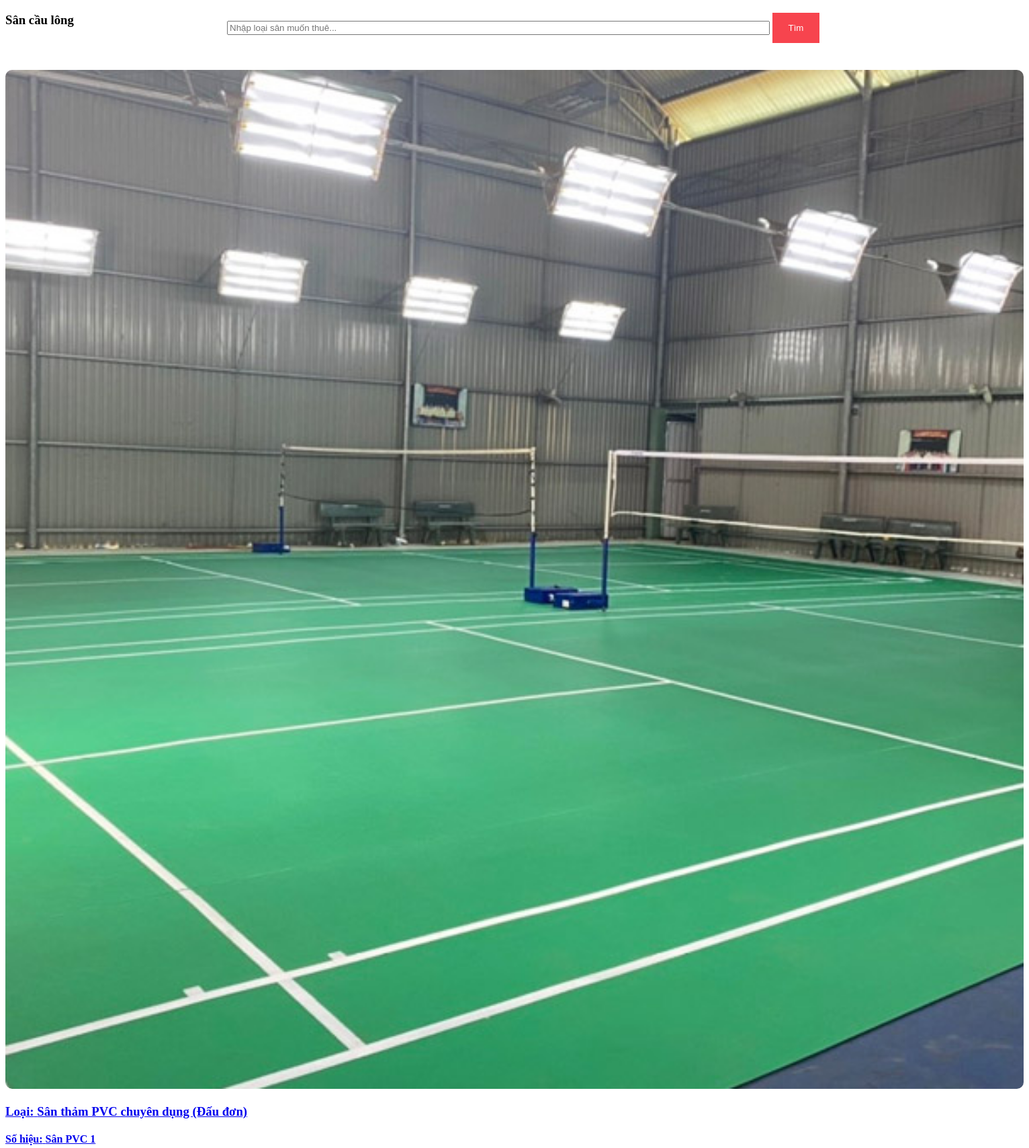
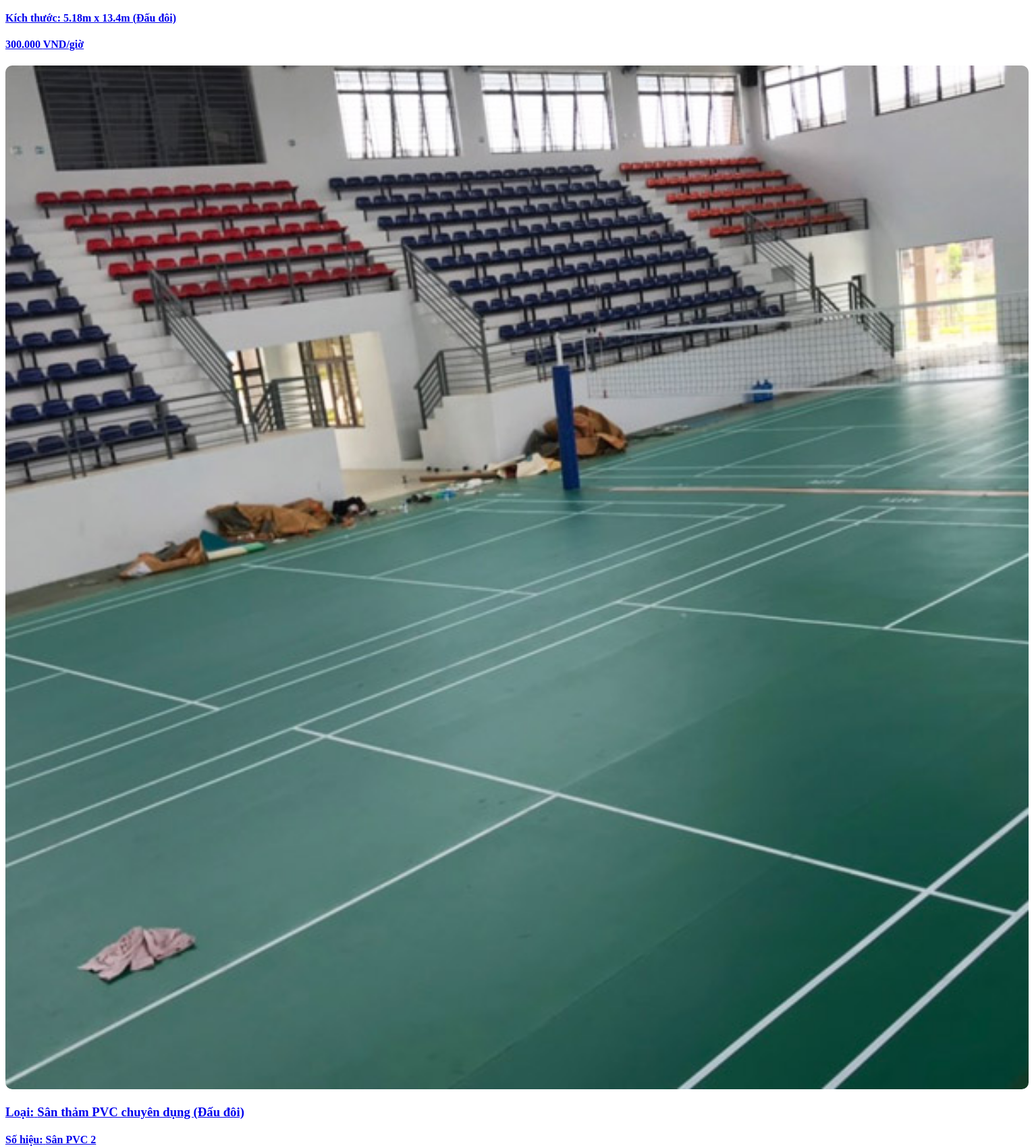
The page /page/product/index.php (upper part) on the database its author committed (2 pictures, top to bottom).
### tables this page shows
CREATE TABLE `loaisan` (
  `maLoai` int(10) UNSIGNED NOT NULL,
  `tenLoai` varchar(250) NOT NULL,
  `moTa` text NOT NULL,
  `tongSoLuong` int(11) NOT NULL
);

CREATE TABLE `san` (
  `maSan` int(10) UNSIGNED NOT NULL,
  `tenSan` varchar(250) NOT NULL,
  `giaThue` varchar(250) NOT NULL,
  `moTa` text NOT NULL,
  `kichThuoc` varchar(250) NOT NULL,
  `tinhTrang` varchar(250) NOT NULL,
  `hinhAnh` varchar(250) NOT NULL,
  `maLoai` int(11) NOT NULL
);

### page/product/index.php (the view, shortened to what this page needs)
<!DOCTYPE html>
<html>
      <section class="inner_page_head">
         <div class="container_fuild">
            <div class="row">
               <div class="col-md-12">
                  <div class="full">
                     <h3>Sân cầu lông</h3>
                  </div>
               </div>
            </div>
         </div>
      </section>
      <section class="product_section layout_padding">
      <form method="POST">
         <div class="row" style="position: relative; left: 330px; top: -40px">
            <input type="text" name="searchInput" placeholder="Nhập loại sân muốn thuê..." style="width: 800px;">
            <button style="width: 70px; height: 45px; border: 0; background-color: #f7444e; color: white" id="search"
               name="searchBtn">Tìm</button>
         </div>
      </form>
      <div class="untree_co-section product-section before-footer-section">
         <div class="container">
         <div class="row">
               <?php
               $conn = mysqli_connect("localhost", "huy", "123456", "cnmoi");
               $results_per_page = 4;
               $sanpham = isset($_GET['product']) ? (int)$_GET['product'] : 1;
               if ($conn) {
                  $page_first_result = ($sanpham - 1) * $results_per_page;
                  $str = "SELECT * FROM loaisan l JOIN san s ON l.maLoai = s.maLoai WHERE s.tinhTrang != 'Bảo trì' LIMIT $page_first_result, $results_per_page";
                  $result = $conn->query($str);
                  if (mysqli_num_rows($result) > 0) {
                     while ($row = mysqli_fetch_assoc($result)) {
                           $gia = number_format($row['giaThue'], 0, '.', '.');
                           echo "<div class='col-12 col-md-4 col-lg-3 mb-5'>
                              <a href='index.php?productdetails={$row['maSan']}'>
                                 <div class='product-item equal-height'>
                                    <img src='layout/images/{$row['hinhAnh']}' style='width: 100%; aspect-ratio: 1/1; object-fit: cover; border-radius: 10px;' class='img-fluid product-thumbnail'>
                                    <div class='product-content'>
                                       <h3 class='product-title'><b>Loại:</b> {$row['tenLoai']}</h3>
                                       <h4 class='product-title'><b>Số hiệu:</b> {$row['tenSan']}</h4>
                                       <h4 class='product-title'><b>Kích thước:</b> {$row['kichThuoc']}</h4>
                                       <strong class='product-price'>{$gia} VND/giờ</strong>
                                    </div>
                                    <span class='icon-cross'>
                                       <img src='layout/images/cross.svg' class='img-fluid'>
                                    </span>
                                 </div>
                              </a>
                           </div>";
                     }
                     echo "</div>";
                  }
               }
               ?>
            </div>
         </div>
      </section>
   </body>
</html>

### rows shown on the page
loaisan: san.hinhAnh (picture), tenLoai "Sân thảm PVC chuyên dụng (Đấu đơn)", san.tenSan "Sân PVC 1", san.kichThuoc "5.18m x 13.4m (Đấu đôi)", san.giaThue "300.000"
loaisan: san.hinhAnh (picture), tenLoai "Sân thảm PVC chuyên dụng (Đấu đôi)", san.tenSan "Sân PVC 2"
